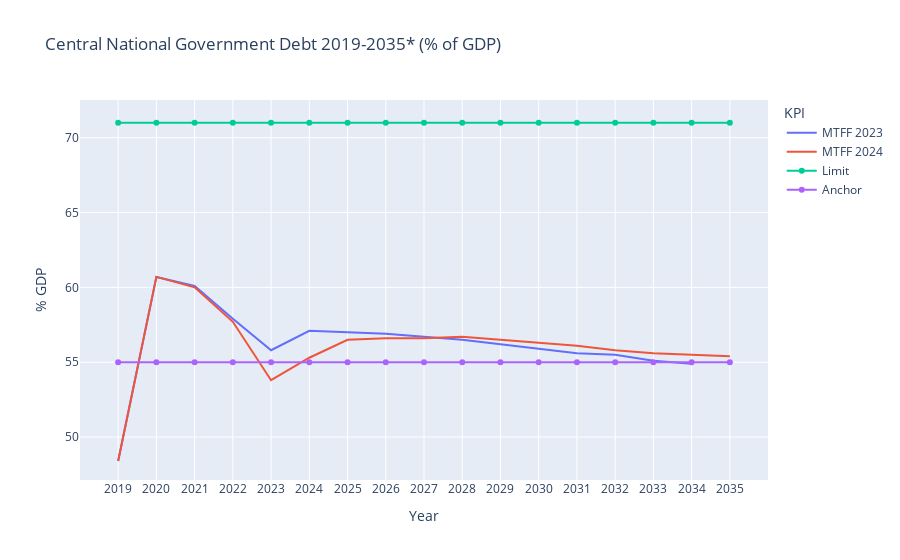

Notebook code cell kept with this figure:
### Code cell
import plotly.express as px
import plotly.graph_objects as go
from plotly.offline import plot, iplot, init_notebook_mode
init_notebook_mode(connected=True)

df = data_g311_graph.copy()

fig = px.line(df[~df.KPI.isin(["Limit", "Anchor"])], x="Year", y="% GDP", color="KPI", title = "Central National Government Debt 2019-2035* (% of GDP)")
fig.add_trace(go.Scatter(x=df[df.KPI == "Limit"]['Year'], y=df[df.KPI == "Limit"]['% GDP'], name="Limit"))
fig.add_trace(go.Scatter(x=df[df.KPI == "Anchor"]['Year'], y=df[df.KPI == "Anchor"]['% GDP'], name="Anchor"))
fig.show()

fig.write_html('./G311.html')

### Figure 1 — Plotly figure (JSON) as saved in the notebook; plotly's stock layout.template omitted (floating-point values rounded to 4 significant figures)
{"data": [{"hovertemplate": "KPI=MTFF 2023<br>Year=%{x}<br>% GDP=%{y}<extra></extra>", "legendgroup": "MTFF 2023", "line": {"color": "#636efa", "dash": "solid"}, "marker": {"symbol": "circle"}, "mode": "lines", "name": "MTFF 2023", "orientation": "v", "showlegend": true, "type": "scatter", "x": ["2019", "2020", "2021", "2022", "2023", "2024", "2025", "2026", "2027", "2028", "2029", "2030", "2031", "2032", "2033", "2034", "2035"], "xaxis": "x", "y": [48.4, 60.7, 60.1, 57.9, 55.8, 57.1, 57, 56.9, 56.7, 56.5, 56.2, 55.9, 55.6, 55.5, 55.1, 54.9, null], "yaxis": "y"}, {"hovertemplate": "KPI=MTFF 2024<br>Year=%{x}<br>% GDP=%{y}<extra></extra>", "legendgroup": "MTFF 2024", "line": {"color": "#EF553B", "dash": "solid"}, "marker": {"symbol": "circle"}, "mode": "lines", "name": "MTFF 2024", "orientation": "v", "showlegend": true, "type": "scatter", "x": ["2019", "2020", "2021", "2022", "2023", "2024", "2025", "2026", "2027", "2028", "2029", "2030", "2031", "2032", "2033", "2034", "2035"], "xaxis": "x", "y": [48.4, 60.7, 60, 57.7, 53.8, 55.3, 56.5, 56.6, 56.6, 56.7, 56.5, 56.3, 56.1, 55.8, 55.6, 55.5, 55.4], "yaxis": "y"}, {"name": "Limit", "type": "scatter", "x": ["2019", "2020", "2021", "2022", "2023", "2024", "2025", "2026", "2027", "2028", "2029", "2030", "2031", "2032", "2033", "2034", "2035"], "y": [71, 71, 71, 71, 71, 71, 71, 71, 71, 71, 71, 71, 71, 71, 71, 71, 71]}, {"name": "Anchor", "type": "scatter", "x": ["2019", "2020", "2021", "2022", "2023", "2024", "2025", "2026", "2027", "2028", "2029", "2030", "2031", "2032", "2033", "2034", "2035"], "y": [55, 55, 55, 55, 55, 55, 55, 55, 55, 55, 55, 55, 55, 55, 55, 55, 55]}], "layout": {"autosize": true, "legend": {"title": {"text": "KPI"}, "tracegroupgap": 0}, "title": {"text": "Central National Government Debt 2019-2035* (% of GDP)"}, "xaxis": {"anchor": "y", "autorange": true, "domain": [0, 1], "range": [-0.9729, 16.97], "title": {"text": "Year"}, "type": "category"}, "yaxis": {"anchor": "x", "autorange": true, "domain": [0, 1], "range": [47.11, 72.82], "title": {"text": "% GDP"}, "type": "linear"}}}
